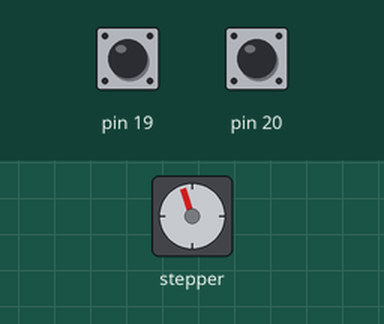
A sketch run on a simulated Arduino Mega 2560, built with avr-gcc and run on an emulated ATmega2560. Shown: stepper motor. Wiring (inferred from the names in the program): stepper motor driver (200 steps per turn assumed): step pin 13; direction pin 12. The inputs (shaded band) are chosen by the test bench; at power-on: pin 19 HIGH, pin 20 HIGH. Random numbers use the default seed unless the sketch sets one.

Above: at 5.0 s.
5.1 s: pin 19 driven LOW
At 5.5 s:
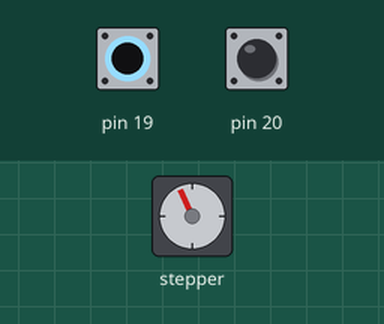
8.1 s: pin 19 pulsed HIGH 2 times (0.12 s each, 0.3 s apart)
At 8.55 s:
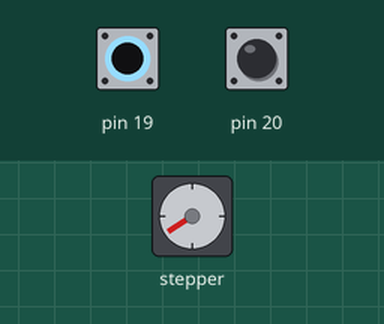
Timing chart, 0 to 17.4 s (numbered marks = the images above; inputs shaded):
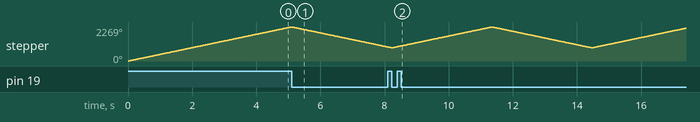

The sketch:

Stepper_Sketch_Platter.ino
```cpp
//simple A4988 connection
//jumper reset and sleep together
//connect  VDD to Arduino 3.3v or 5v
//connect  GND to Arduino GND (GND near VDD)
//connect  1A and 1B to stepper coil 1
//connect 2A and 2B to stepper coil 2
//connect VMOT to power source (9v battery + term)
//connect GRD to power source (9v battery - term)

#include <Wire.h>
//#include "rgb_lcd.h"

//rgb_lcd lcd;

int stp = 13;
int dir = 12;
int rst = 8;

int maxPosition = 0;
int minPosition = 0;
boolean moveInProgress = false;
int currentPosition = 0;
int last_state_switch = 0;
int last_state_switch2 = 0;
int count_pinbutton2 = 0;

int clockwise = 0;
int counterClockwise = 1;

const int pinButton = 4;
const int pinButton2 = 3;

boolean buttonPressed = false;
boolean buttonPressed2 = false;

const int debounce_time = 50;


void setup()
{
  pinMode(stp, OUTPUT);
  pinMode(dir, OUTPUT);
  digitalWrite(rst,LOW);
  delay(10);
  digitalWrite(rst,HIGH);
  Serial1.begin(9600);
  pinMode(pinButton, INPUT);
  pinMode(pinButton2, INPUT);
  attachInterrupt(pinButton,switch_state, FALLING);
  attachInterrupt(pinButton2,switch_state2, FALLING);
  last_state_switch = millis();
  last_state_switch2 = millis();

  autoCalibrate();
}


void loop()
{
  while(!moveInProgress)
  {
    moveInProgress = true;
    rndMove();
  }
}

void movesteps(int number)
{

    digitalWrite(stp, HIGH);
    delay(number);
    digitalWrite(stp, LOW);
    delay(number);
}

void autoCalibrate()
{

   while(!buttonPressed)
   {
     Move(clockwise, 1);
   }
   maxPosition = currentPosition;

   buttonPressed = false;
  while(!buttonPressed)
  {
    Move(counterClockwise, 1);
  }
  minPosition = currentPosition;
}

void Move (int direction, int steps)
{

  if(direction == clockwise)
  {
    digitalWrite(dir, HIGH);
  }
  else
  {
    digitalWrite(dir, LOW);
  }

  for(int x = 0; x < steps; x++)
  {
   // delay(100);
    //one_step();
    movesteps(2);
   if(direction == clockwise)
    {
      currentPosition++;
    }
    else
    {
      currentPosition--;
    }
  }
 // delay(100);
}

void rndMove()
{
  int rnd = random(minPosition, maxPosition + 1);
  int rndDirection = random(clockwise, counterClockwise + 1);

  if(rndDirection == clockwise)
  {
	if((rnd +  currentPosition) > maxPosition)
	{
            rnd = maxPosition - currentPosition-1;
	}
  }
  else
  {
    if((currentPosition - rnd) < minPosition)
    {
      rnd = currentPosition - minPosition+1;
    }
  }
  Move(rndDirection, rnd);
  moveInProgress = false;
}

void switch_state()
{
    if((millis()- last_state_switch) > debounce_time)
    {
        buttonPressed = true;
        last_state_switch = millis();
    }

}

void switch_state2()
{
    if((millis()- last_state_switch2) > debounce_time)
    {
       if(count_pinbutton2%3 == 0)
          Serial1.print("c");
        else if(count_pinbutton2%3 == 1)
          Serial1.print("h");
        else if(count_pinbutton2%3 == 2)
          Serial1.print("x");
        last_state_switch2 = millis();
        count_pinbutton2++;
    }

}
```
